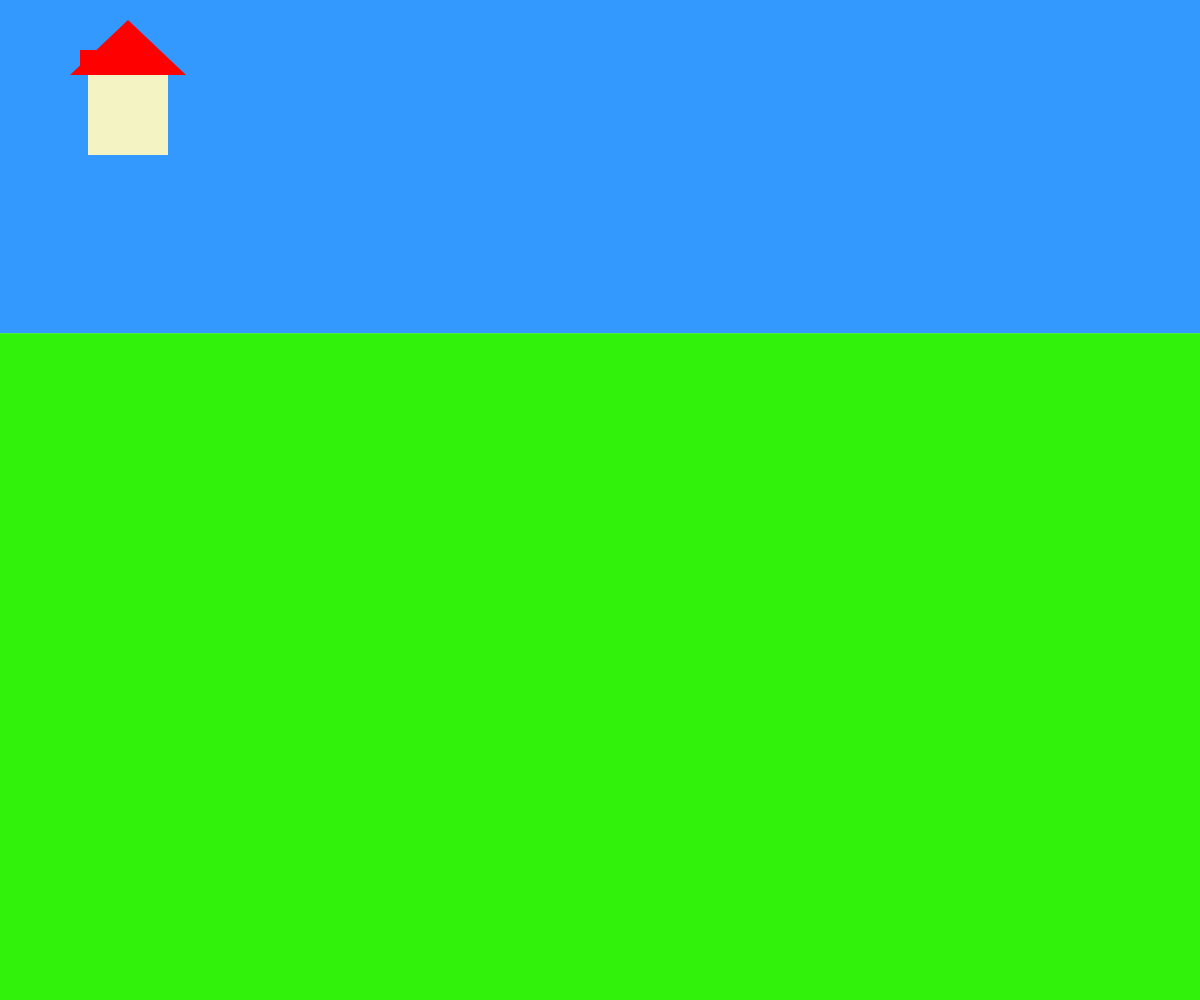
Frame 1 (no input)
Frame 60 (no input): identical to frame 1, image omitted
Frame 120 (the mouse pressed at the canvas centre since frame 60): identical to frame 1, image omitted

The p5.js sketch that drew this single still picture (run headless with seeded random() and noise() and a simulated clock; from frame 60 on, the mouse is pressed at the canvas centre):

// p5.js sketch
// ── sketch.js
function setup() {
    createCanvas(windowWidth, windowHeight);
  }

  function draw() {
    var sky = color(51,153,255);
    var skyH = windowHeight/3
    var grassH = skyH*2;

    background(220);

    noStroke();
    fill(sky);
    rect(0,0,windowWidth,skyH);
    
    fill(49,242,11);
    rect(0,skyH,windowWidth,grassH);
    
    fill(255,0,0);
    rect(80,50,20);
    triangle(70, 75, 128, 20, 186, 75);

    fill(243,243,196);
    rect(88,75,80)

  }
// ── hw-sketch.js
function setup() {
    createCanvas(windowWidth, windowHeight);
  }

  function draw() {
    var sky = color(51,153,255);
    var skyH = windowHeight/3

    background(220);

    noStroke();
    fill(sky);
    rect(0,0,windowWidth,skyH);
    
    fill(255,255,255);
    circle(windowWidth/2,windowHeight/2-100,100);

    circle(windowWidth/2,windowHeight/2+10,150);

    fill(0,0,0);
    circle(windowWidth/2-15,windowHeight/2-100,10);
    circle(windowWidth/2+15,windowHeight/2-100,10);
    circle(windowWidth/2,windowHeight/2+15,15);
    circle(windowWidth/2,windowHeight/2-10,15);
    circle(windowWidth/2,windowHeight/2-35,13);
    
    fill(235,100,10)
    triangle(510, 285, 515, 300, 480, 310);
    circle(windowWidth/2,windowHeight/2-87,16);

    fill(90,60,0)
    triangle(460,345,350,300,450,350)
    triangle(710,345,565,340,575,350)

  }
// ── week-13-hw.html
<!DOCTYPE html>
<html>
    <head>
        <link rel="stylesheet" href="style.css">
    </head>
    <body>
        <script src="p5.min.js"></script>
        <script src="hw-sketch.js"></script>
    </body>
</html>
